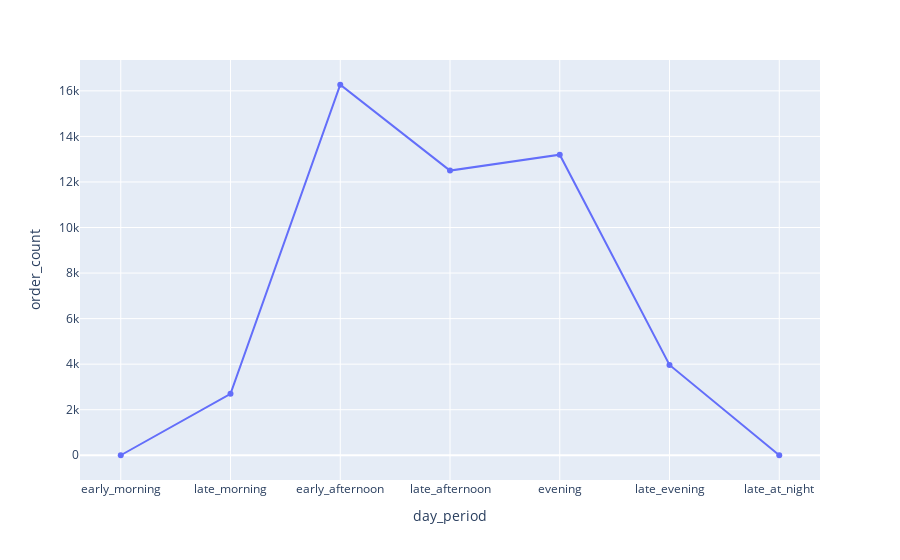

Notebook code cell kept with this figure:
### Code cell
fig = px.line(df, x='day_period', y='order_count', markers=True)
fig

### Figure 1 — Plotly figure (JSON) as saved in the notebook; plotly's stock layout.template omitted (floating-point values rounded to 4 significant figures)
{"data": [{"hovertemplate": "day_period=%{x}<br>order_count=%{y}<extra></extra>", "legendgroup": "", "line": {"color": "#636efa", "dash": "solid"}, "marker": {"symbol": "circle"}, "mode": "markers+lines", "name": "", "orientation": "v", "showlegend": false, "type": "scatter", "x": ["early_morning", "late_morning", "early_afternoon", "late_afternoon", "evening", "late_evening", "late_at_night"], "xaxis": "x", "y": [0, 2697, 16268, 12498, 13196, 3966, 0], "yaxis": "y"}], "layout": {"legend": {"tracegroupgap": 0}, "margin": {"t": 60}, "xaxis": {"anchor": "y", "domain": [0, 1], "title": {"text": "day_period"}}, "yaxis": {"anchor": "x", "domain": [0, 1], "title": {"text": "order_count"}}}}
